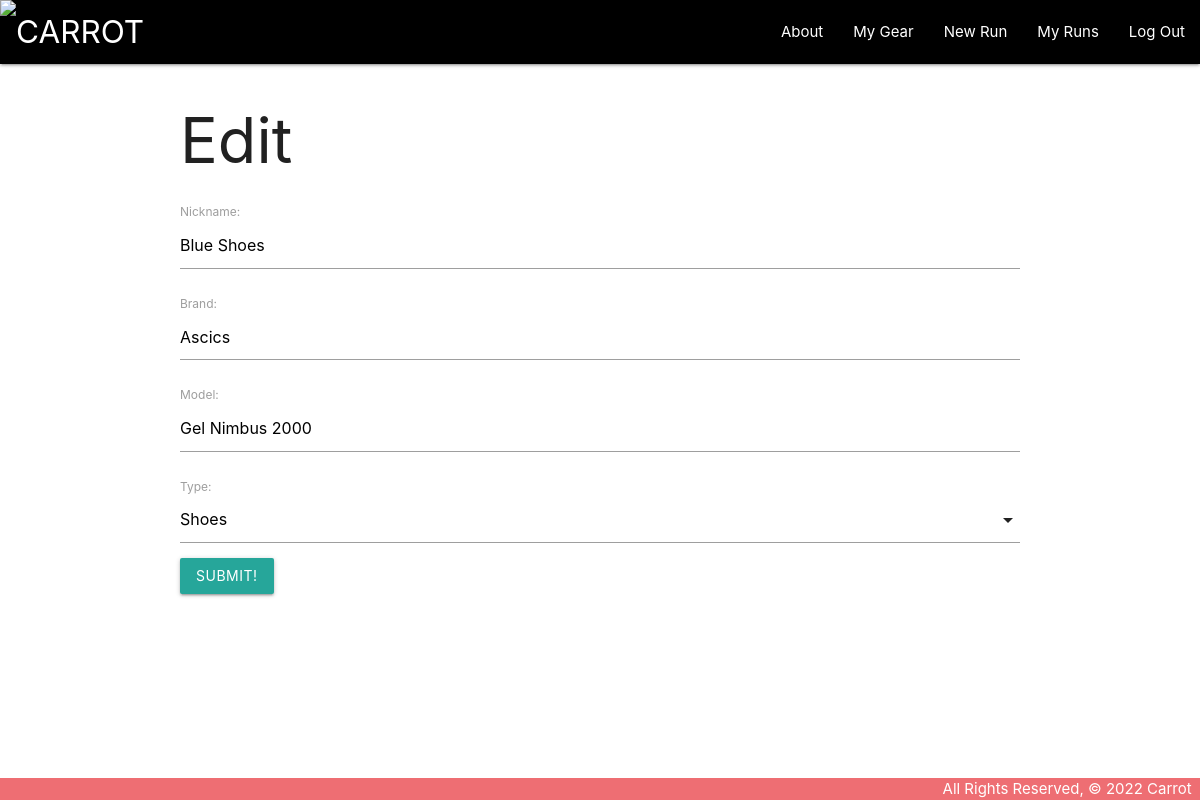
Page /gear/2/update/ (signed in) on the committed database.
### main_app/models.py (models this page shows, shortened)
class Gear(models.Model):
    nickname = models.CharField(max_length=50)
    brand = models.CharField(max_length=40, null=True, blank=True)
    model = models.CharField(max_length=50, null=True, blank=True)
    distance = models.IntegerField(default=0, null=True, blank=True)
    type = models.CharField(
        max_length=1,
        choices=GEARTYPE,
        default=GEARTYPE[0][0]
    )
    image = models.CharField(max_length=200, default='https://i.imgur.com/iOWhgv1.png')
    user = models.ForeignKey(User, on_delete=models.CASCADE)

### main_app/views.py (the view)
# urls.py: path('gear/<int:pk>/update/', views.GearUpdate.as_view(), name='gear_update'),
class GearUpdate(UpdateView, LoginRequiredMixin):
    model = Gear
    fields = '__all__'
    success_url = '/gear/'

### main_app/templates/main_app/gear_form.html (shortened to what this page needs)
{% extends 'base.html' %}
{% block content %}
{% if object %}
<h1>Edit </h1>
{% else %}
<h1>Add Gear</h1>
{% endif %}
<form action="" method="post">
<table>
  <p><label for="nickname">Nickname:</label>{{form.nickname}}</p>
  <p><label for="brand">Brand:</label>{{form.brand}}</p>
  <p><label for="model">Model:</label>{{form.model}}</p>
  <p><label for="type">Type:</label>{{form.type}}</p>
</table>
<input type="submit" value="Submit!" class="btn">
</form>
{% endblock %}

### main_app/static/css/style.css (style rules this page uses)
body { display: flex; min-height: 100vh; flex-direction: column; }

### rows in the picture
Gear: nickname "Blue Shoes", brand "Ascics", model "Gel Nimbus 2000"
